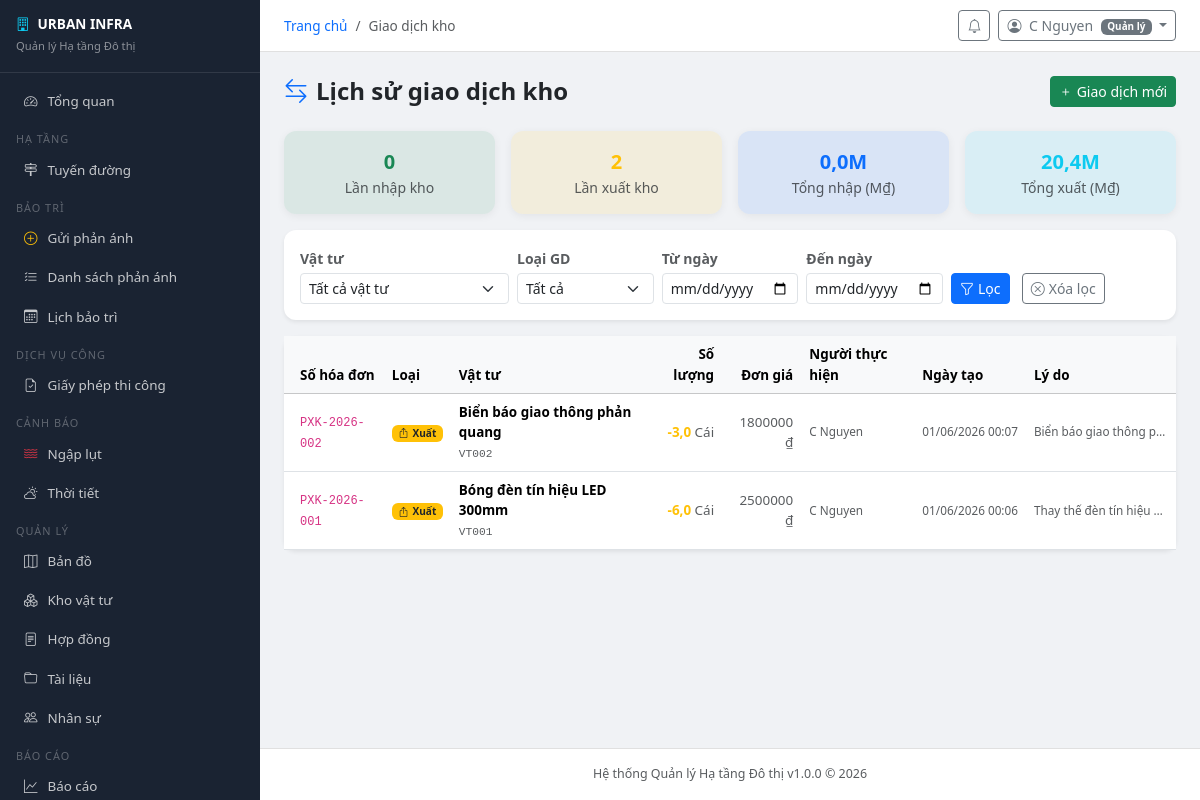
Page /inventory/transactions/ (signed in) on the committed database.
### accounts/models.py (models this page shows, shortened)
class User(AbstractUser):
    ROLE_CHOICES = [
        ('admin', 'Quản trị viên hệ thống'),
        ('manager', 'Quản lý'),
        ('staff', 'Cán bộ kỹ thuật'),
        ('inspector', 'Kiểm định viên'),
        ('citizen', 'Người dân'),
    ]
    role = models.CharField('Vai trò', max_length=20, choices=ROLE_CHOICES, default='citizen')
    phone = models.CharField('Số điện thoại', max_length=15, blank=True)
    avatar = models.ImageField('Ảnh đại diện', upload_to='avatars/', blank=True, null=True)
    address = models.TextField('Địa chỉ', blank=True)
    district = models.CharField('Quận/Huyện', max_length=100, blank=True)
    ward = models.CharField('Phường/Xã', max_length=100, blank=True)
    is_locked = models.BooleanField('Bị khóa', default=False)
    locked_reason = models.TextField('Lý do khóa', blank=True)
    otp_secret = models.CharField(max_length=32, blank=True)
    two_factor_enabled = models.BooleanField('Xác thực 2 bước', default=False)
    created_at = models.DateTimeField('Ngày tạo', auto_now_add=True)
    updated_at = models.DateTimeField('Cập nhật', auto_now=True)
    class Meta:
        verbose_name = 'Người dùng'
        verbose_name_plural = 'Người dùng'
    @property
    def is_admin(self):
        return self.role == 'admin' or self.is_superuser
    @property
    def is_staff_member(self):
        return self.role in ('admin', 'manager', 'staff', 'inspector')

### inventory/models.py (models this page shows, shortened)
class StockTransaction(models.Model):
    TYPE_CHOICES = [('in','Nhập kho'),('out','Xuất kho'),('adjust','Điều chỉnh')]
    material = models.ForeignKey(Material, on_delete=models.CASCADE, related_name='transactions')
    transaction_type = models.CharField('Loại', max_length=10, choices=TYPE_CHOICES)
    quantity = models.FloatField('Số lượng')
    unit_price = models.DecimalField('Đơn giá', max_digits=15, decimal_places=0, default=0)
    reason = models.CharField('Lý do', max_length=300, blank=True)
    maintenance_request = models.ForeignKey('maintenance.MaintenanceRequest', on_delete=models.SET_NULL,
                                             null=True, blank=True, related_name='material_usages')
    performed_by = models.ForeignKey(User, on_delete=models.SET_NULL, null=True)
    invoice_number = models.CharField('Số hóa đơn', max_length=50, blank=True)
    created_at = models.DateTimeField(auto_now_add=True)
    class Meta:
        verbose_name = 'Giao dịch kho'
        verbose_name_plural = 'Giao dịch kho'
        ordering = ['-created_at']

class Material(models.Model):
    UNIT_CHOICES = [('kg','kg'),('m','m'),('m2','m²'),('m3','m³'),('cai','Cái'),('cuon','Cuộn'),('thung','Thùng')]
    name = models.CharField('Tên vật tư', max_length=200)
    code = models.CharField('Mã', max_length=50, unique=True)
    unit = models.CharField('Đơn vị', max_length=10, choices=UNIT_CHOICES, default='cai')
    unit_price = models.DecimalField('Đơn giá (VNĐ)', max_digits=15, decimal_places=0, default=0)
    current_stock = models.FloatField('Tồn kho', default=0)
    min_stock = models.FloatField('Tồn kho tối thiểu', default=10)
    supplier = models.ForeignKey(Supplier, on_delete=models.SET_NULL, null=True, blank=True)
    description = models.TextField(blank=True)
    created_at = models.DateTimeField(auto_now_add=True)
    updated_at = models.DateTimeField(auto_now=True)
    class Meta:
        verbose_name = 'Vật tư'
        verbose_name_plural = 'Vật tư'

### inventory/views.py (the view)
# urls.py: path('transactions/', api_views.StockTransactionListAPIView.as_view(), name='api_transaction_list'),
@login_required
@staff_required
def transactions(request):
    qs = StockTransaction.objects.select_related('material', 'performed_by').all()
    material_pk = request.GET.get('material', '')
    if material_pk:
        qs = qs.filter(material__pk=material_pk)
    tx_type = request.GET.get('type', '')
    if tx_type in ('in', 'out', 'adjust'):
        qs = qs.filter(transaction_type=tx_type)
    date_from = request.GET.get('date_from', '')
    date_to = request.GET.get('date_to', '')
    if date_from:
        qs = qs.filter(created_at__date__gte=date_from)
    if date_to:
        qs = qs.filter(created_at__date__lte=date_to)
    summary = {
        'import_count': qs.filter(transaction_type='in').count(),
        'export_count': qs.filter(transaction_type='out').count(),
        'total_import_value': (
            qs.filter(transaction_type='in').aggregate(
                s=Sum(models_expr('quantity * unit_price'))
            )['s'] or 0
        ) / 1_000_000,
        'total_export_value': (
            qs.filter(transaction_type='out').aggregate(
                s=Sum(models_expr('quantity * unit_price'))
            )['s'] or 0
        ) / 1_000_000,
    }
    material_list_qs = Material.objects.all()
    paginator = Paginator(qs, 25)
    page = paginator.get_page(request.GET.get('page', 1))
    return render(request, 'inventory/transactions.html', {
        'page_obj': page,
        'page_title': 'Giao dịch kho',
        'summary': summary,
        'material_list': material_list_qs,
    })

### inventory/views.py (called while the page is built)
def models_expr(expr):
    from django.db.models import ExpressionWrapper, F, FloatField
    return ExpressionWrapper(F('quantity') * F('unit_price'), output_field=FloatField())

### urban_infra/context_processors.py (called while the page is built)
def global_context(request):
    context = {
        'SYSTEM_NAME': settings.SYSTEM_NAME,
        'SYSTEM_SHORT_NAME': settings.SYSTEM_SHORT_NAME,
        'SYSTEM_VERSION': settings.SYSTEM_VERSION,
    }
    if request.user.is_authenticated:
        from notifications.models import Notification
        context['unread_count'] = Notification.objects.filter(
            recipient=request.user, is_read=False
        ).count()
    return context

### inventory/templates/inventory/transactions.html (shortened to what this page needs)
{% extends "base.html" %}
{% load static %}
{% block content %}
<div class="d-flex align-items-center justify-content-between mb-4">
  <h4 class="fw-bold mb-0">
    <i class="bi bi-arrow-left-right text-primary me-2"></i>Lịch sử giao dịch kho
  </h4>
  <a href="{% url 'inventory:add_stock' %}" class="btn btn-success btn-sm">
    <i class="bi bi-plus me-1"></i>Giao dịch mới
  </a>
</div>
<div class="row g-3 mb-3">
  <div class="col-6 col-md-3">
    <div class="card border-0 bg-success bg-opacity-10 text-center py-3">
      <div class="fw-bold fs-5 text-success">{{ summary.import_count|default:0 }}</div>
      <div class="small text-muted">Lần nhập kho</div>
    </div>
  </div>
  <div class="col-6 col-md-3">
    <div class="card border-0 bg-warning bg-opacity-10 text-center py-3">
      <div class="fw-bold fs-5 text-warning">{{ summary.export_count|default:0 }}</div>
      <div class="small text-muted">Lần xuất kho</div>
    </div>
  </div>
  <div class="col-6 col-md-3">
    <div class="card border-0 bg-primary bg-opacity-10 text-center py-3">
      <div class="fw-bold fs-5 text-primary">{{ summary.total_import_value|floatformat:1 }}M</div>
      <div class="small text-muted">Tổng nhập (M₫)</div>
    </div>
  </div>
  <div class="col-6 col-md-3">
    <div class="card border-0 bg-info bg-opacity-10 text-center py-3">
      <div class="fw-bold fs-5 text-info">{{ summary.total_export_value|floatformat:1 }}M</div>
      <div class="small text-muted">Tổng xuất (M₫)</div>
    </div>
  </div>
</div>
<div class="card border-0 shadow-sm mb-3">
  <div class="card-body py-3">
    <form method="get" class="row g-2 align-items-end">
      <div class="col-md-3">
        <label class="form-label small fw-semibold text-muted mb-1">Vật tư</label>
        <select name="material" class="form-select form-select-sm">
          <option value="">Tất cả vật tư</option>
        </select>
      </div>
      <div class="col-md-2">
        <label class="form-label small fw-semibold text-muted mb-1">Loại GD</label>
        <select name="type" class="form-select form-select-sm" onchange="this.form.submit()">
          <option value="">Tất cả</option>
        </select>
      </div>
      <div class="col-md-2">
        <label class="form-label small fw-semibold text-muted mb-1">Từ ngày</label>
        <input type="date" name="date_from" class="form-control form-control-sm"
               value="{{ request.GET.date_from }}" onchange="this.form.submit()">
      </div>
      <div class="col-md-2">
        <label class="form-label small fw-semibold text-muted mb-1">Đến ngày</label>
        <input type="date" name="date_to" class="form-control form-control-sm"
               value="{{ request.GET.date_to }}" onchange="this.form.submit()">
      </div>
      <div class="col-md-3">
        <button type="submit" class="btn btn-primary btn-sm me-2">
          <i class="bi bi-funnel me-1"></i>Lọc
        </button>
        <a href="{% url 'inventory:transactions' %}" class="btn btn-outline-secondary btn-sm">
          <i class="bi bi-x-circle me-1"></i>Xóa lọc
        </a>
      </div>
    </form>
  </div>
</div>
<div class="card border-0 shadow-sm">
  <div class="card-body p-0">
    <div class="table-responsive">
      <table class="table table-hover align-middle mb-0" style="font-size:.84rem">
        <thead class="table-light">
          <tr>
            <th class="ps-3">Số hóa đơn</th>
            <th>Loại</th>
            <th>Vật tư</th>
            <th class="text-end">Số lượng</th>
            <th class="text-end">Đơn giá</th>
            <th>Người thực hiện</th>
            <th>Ngày tạo</th>
            <th>Lý do</th>
          </tr>
        </thead>
        <tbody>
          {% for tx in page_obj %}
          <tr>
            <td class="ps-3">
              <code style="font-size:.75rem">{{ tx.invoice_number|default:"—" }}</code>
            </td>
            <td>
              {% if tx.transaction_type == 'in' %}
                <span class="badge bg-success">
                  <i class="bi bi-box-arrow-in-down me-1"></i>Nhập
                </span>
              {% elif tx.transaction_type == 'out' %}
                <span class="badge bg-warning text-dark">
                  <i class="bi bi-box-arrow-up me-1"></i>Xuất
                </span>
              {% else %}
                <span class="badge bg-secondary">
                  <i class="bi bi-arrow-repeat me-1"></i>Điều chỉnh
                </span>
              {% endif %}
            </td>
            <td>
              <div class="fw-semibold">{{ tx.material.name }}</div>
              <code class="text-muted" style="font-size:.7rem">{{ tx.material.code }}</code>
            </td>
            <td class="text-end fw-semibold
              {% if tx.transaction_type == 'in' %}text-success
              {% elif tx.transaction_type == 'out' %}text-warning
              {% else %}text-secondary{% endif %}">
              {% if tx.transaction_type == 'in' %}+{% elif tx.transaction_type == 'out' %}-{% endif %}{{ tx.quantity }}
              <span class="text-muted fw-normal">{{ tx.material.get_unit_display }}</span>
            </td>
            <td class="text-end text-muted">{{ tx.unit_price|floatformat:0 }} ₫</td>
            <td class="text-muted small">
              {{ tx.performed_by.get_full_name|default:"—" }}
            </td>
            <td class="text-muted small text-nowrap">
              {{ tx.created_at|date:"d/m/Y H:i" }}
            </td>
            <td class="text-muted small text-truncate" style="max-width:150px"
                title="{{ tx.reason }}">{{ tx.reason|default:"—" }}</td>
          </tr>
          {% endfor %}
        </tbody>
      </table>
    </div>
  </div>
</div>
{% endblock %}

### templates/base.html (shortened to what this page needs)
<!DOCTYPE html>
<html lang="vi">
<head>
<link rel="stylesheet" href="https://cdnjs.cloudflare.com/ajax/libs/bootstrap/5.3.2/css/bootstrap.min.css">
<link rel="stylesheet" href="https://cdnjs.cloudflare.com/ajax/libs/bootstrap-icons/1.11.3/font/bootstrap-icons.min.css">
</head>
<body>
{% if user.is_authenticated %}
<div class="sidebar" id="sidebar">
  <div class="brand">
    <h6><i class="bi bi-building me-2 text-info"></i>{{ SYSTEM_SHORT_NAME }}</h6>
    <small>Quản lý Hạ tầng Đô thị</small>
  </div>
  <nav class="py-2">
    <a href="{% url 'dashboard' %}" class="nav-link"><i class="bi bi-speedometer2"></i>Tổng quan</a>
    <div class="nav-section">Hạ tầng</div>
    <a href="{% url 'infrastructure:road_list' %}" class="nav-link"><i class="bi bi-signpost-2"></i>Tuyến đường</a>
    <div class="nav-section">Bảo trì</div>
    <a href="{% url 'maintenance:request_create' %}" class="nav-link"><i class="bi bi-plus-circle text-warning"></i>Gửi phản ánh</a>
    <a href="{% url 'maintenance:request_list' %}" class="nav-link"><i class="bi bi-list-check"></i>Danh sách phản ánh</a>
    <a href="{% url 'maintenance:schedule_list' %}" class="nav-link"><i class="bi bi-calendar3"></i>Lịch bảo trì</a>
    <div class="nav-section">Dịch vụ công</div>
    <a href="{% url 'permits:list' %}" class="nav-link"><i class="bi bi-file-earmark-check"></i>Giấy phép thi công</a>
    <div class="nav-section">Cảnh báo</div>
    <a href="{% url 'flood:alert_list' %}" class="nav-link"><i class="bi bi-water text-danger"></i>Ngập lụt</a>
    <a href="{% url 'weather:current' %}" class="nav-link"><i class="bi bi-cloud-sun"></i>Thời tiết</a>
    <div class="nav-section">Quản lý</div>
    <a href="{% url 'maps:map' %}" class="nav-link"><i class="bi bi-map"></i>Bản đồ</a>
    <a href="{% url 'inventory:material_list' %}" class="nav-link"><i class="bi bi-boxes"></i>Kho vật tư</a>
    <a href="{% url 'contracts:contract_list' %}" class="nav-link"><i class="bi bi-file-text"></i>Hợp đồng</a>
    <a href="{% url 'documents:list' %}" class="nav-link"><i class="bi bi-folder"></i>Tài liệu</a>
    {% if user.is_staff_member %}
    <a href="{% url 'hr:employee_list' %}" class="nav-link"><i class="bi bi-people"></i>Nhân sự</a>
    {% endif %}
    <div class="nav-section">Báo cáo</div>
    <a href="{% url 'reports:summary' %}" class="nav-link"><i class="bi bi-graph-up"></i>Báo cáo</a>
  </nav>
</div>
<div class="main-content">
  <div class="topbar">
    <div class="d-flex align-items-center gap-3">
      <nav>
        <ol class="breadcrumb mb-0" style="font-size:.85rem">
          <li class="breadcrumb-item"><a href="/" class="text-decoration-none">Trang chủ</a></li>
          {% if page_title %}<li class="breadcrumb-item active">{{ page_title }}</li>{% endif %}
        </ol>
      </nav>
    </div>
    <div class="d-flex align-items-center gap-2">
      <a href="{% url 'notifications:list' %}" class="btn btn-sm btn-outline-secondary position-relative">
        <i class="bi bi-bell"></i>
      </a>
      <div class="dropdown">
        <button class="btn btn-sm btn-outline-secondary dropdown-toggle" data-bs-toggle="dropdown">
          <i class="bi bi-person-circle me-1"></i>
          {{ user.get_full_name|default:user.username }}
          <span class="badge bg-secondary ms-1" style="font-size:.62rem">{{ user.get_role_display }}</span>
        </button>
      </div>
    </div>
  </div>
  <div class="content-area">
{% endif %}
{% block content %}{% endblock %}
{% if user.is_authenticated %}
  </div>
  <footer class="text-center py-3 text-muted"
          style="font-size:.78rem; border-top:1px solid #e0e0e0; background:#fff;">
    {{ SYSTEM_NAME }} v{{ SYSTEM_VERSION }} &copy; {% now "Y" %}
  </footer>
</div>
{% else %}
</div>
{% endif %}
</body>
</html>

### templates/base.html (style rules this page uses)
:root { --sidebar-width: 260px; --sidebar-bg: #1a2332; --sidebar-hover: #2c3e55; }
body { font-family: 'Segoe UI', sans-serif; background: #f0f2f5; }
.sidebar { width: var(--sidebar-width); height: 100vh; background: var(--sidebar-bg); position: fixed; top: 0; left: 0; z-index: 1000; overflow-y: auto; }
.sidebar .brand { padding: 16px; border-bottom: 1px solid rgba(255,255,255,.1); }
.sidebar .brand h6 { color: #fff; font-weight: 700; margin: 0; font-size: .85rem; }
.sidebar .brand small { color: rgba(255,255,255,.5); font-size: .7rem; }
.sidebar .nav-link { color: rgba(255,255,255,.75); padding: 9px 16px; border-radius: 6px; margin: 1px 8px; font-size: .84rem; display: flex; align-items: center; gap: 10px; text-decoration: none; }
.nav-section { color: rgba(255,255,255,.3); font-size: .68rem; text-transform: uppercase; letter-spacing: 1px; padding: 10px 16px 2px; }
.main-content { margin-left: var(--sidebar-width); min-height: 100vh; display: flex; flex-direction: column; }
.topbar { background: #fff; padding: 10px 24px; border-bottom: 1px solid #e0e0e0; display: flex; align-items: center; justify-content: space-between; position: sticky; top: 0; z-index: 100; }
.content-area { padding: 24px; flex: 1; }
.card { border: none; border-radius: 12px; box-shadow: 0 2px 8px rgba(0,0,0,.06); }

### rows in the picture
User: get_full_name "C Nguyen", role "Quản lý"
StockTransaction: invoice_number "PXK-2026-002", transaction_type "out" (drawn), material.name "Biển báo giao thông phản quang", material.code "VT002", quantity "3,0", material.unit "Cái", unit_price "1800000", performed_by.get_full_name "C Nguyen", created_at "01/06/2026 00:07", reason "Biển báo giao thông p…"
StockTransaction: invoice_number "PXK-2026-001", transaction_type "out" (drawn), material.name "Bóng đèn tín hiệu LED 300mm", material.code "VT001", quantity "6,0", material.unit "Cái", unit_price "2500000", performed_by.get_full_name "C Nguyen", created_at "01/06/2026 00:06", reason "Thay thế đèn tín hiệu…"

### other values in the picture
{{ SYSTEM_SHORT_NAME }} "URBAN INFRA"
{{ page_title }} "Giao dịch kho"
{{ summary.import_count|default:0 }} "0"
{{ summary.export_count|default:0 }} "2"
{{ summary.total_import_value|floatformat:1 }} "0,0"
{{ summary.total_export_value|floatformat:1 }} "20,4"
{{ SYSTEM_NAME }} "Hệ thống Quản lý Hạ tầng Đô thị"
{{ SYSTEM_VERSION }} "1.0.0"
